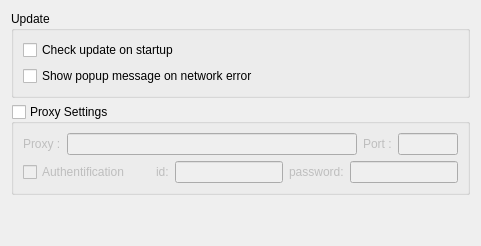
     <widget class="QWidget" name="pUpdate">
      <layout class="QVBoxLayout" name="verticalLayout_25">
       <item>
        <widget class="QGroupBox" name="gbUpdate">
         <property name="title">
          <string>Update</string>
         </property>
         <layout class="QVBoxLayout" name="verticalLayout_24">
          <item>
           <widget class="QCheckBox" name="cbCheckUpdate">
            <property name="text">
             <string>Check update on startup</string>
            </property>
           </widget>
          </item>
          <item>
           <widget class="QCheckBox" name="cbShowPopUpOnError">
            <property name="text">
             <string>Show popup message on network error</string>
            </property>
           </widget>
          </item>
         </layout>
        </widget>
       </item>
       <item>
        <widget class="QGroupBox" name="gbProxySettings">
         <property name="enabled">
          <bool>true</bool>
         </property>
         <property name="title">
          <string>Proxy Settings</string>
         </property>
         <property name="checkable">
          <bool>true</bool>
         </property>
         <property name="checked">
          <bool>false</bool>
         </property>
         <layout class="QVBoxLayout" name="verticalLayout_23">
          <item>
           <layout class="QHBoxLayout" name="horizontalLayout_13">
            <item>
             <widget class="QLabel" name="lProxy">
              <property name="text">
               <string>Proxy :</string>
              </property>
             </widget>
            </item>
            <item>
             <widget class="QLineEdit" name="leProxy"/>
            </item>
            <item>
             <widget class="QLabel" name="lPort">
              <property name="text">
               <string>Port :</string>
              </property>
             </widget>
            </item>
            <item>
             <widget class="QLineEdit" name="lePort">
              <property name="sizePolicy">
               <sizepolicy hsizetype="Fixed" vsizetype="Fixed">
                <horstretch>0</horstretch>
                <verstretch>0</verstretch>
               </sizepolicy>
              </property>
              <property name="maximumSize">
               <size>
                <width>60</width>
                <height>16777215</height>
               </size>
              </property>
              <property name="inputMask">
               <string/>
              </property>
              <property name="text">
               <string/>
              </property>
             </widget>
            </item>
           </layout>
          </item>
          <item>
           <layout class="QHBoxLayout" name="horizontalLayout_14">
            <item>
             <widget class="QCheckBox" name="cbAuthentification">
              <property name="text">
               <string>Authentification</string>
              </property>
             </widget>
            </item>
            <item>
             <spacer name="horizontalSpacer_6">
              <property name="orientation">
               <enum>Qt::Horizontal</enum>
              </property>
              <property name="sizeHint" stdset="0">
               <size>
                <width>20</width>
                <height>20</height>
               </size>
              </property>
             </spacer>
            </item>
            <item>
             <widget class="QLabel" name="lUserId">
              <property name="enabled">
               <bool>false</bool>
              </property>
              <property name="text">
               <string>id:</string>
              </property>
             </widget>
            </item>
            <item>
             <widget class="QLineEdit" name="leUserId">
              <property name="enabled">
               <bool>false</bool>
              </property>
             </widget>
            </item>
            <item>
             <widget class="QLabel" name="lPassword">
              <property name="enabled">
               <bool>false</bool>
              </property>
              <property name="text">
               <string>password:</string>
              </property>
             </widget>
            </item>
            <item>
             <widget class="QLineEdit" name="lePassword">
              <property name="enabled">
               <bool>false</bool>
              </property>
              <property name="echoMode">
               <enum>QLineEdit::Password</enum>
              </property>
             </widget>
            </item>
           </layout>
          </item>
         </layout>
        </widget>
       </item>
       <item>
        <spacer name="verticalSpacer_9">
         <property name="orientation">
          <enum>Qt::Vertical</enum>
         </property>
         <property name="sizeHint" stdset="0">
          <size>
           <width>20</width>
           <height>40</height>
          </size>
         </property>
        </spacer>
       </item>
      </layout>
     </widget>
